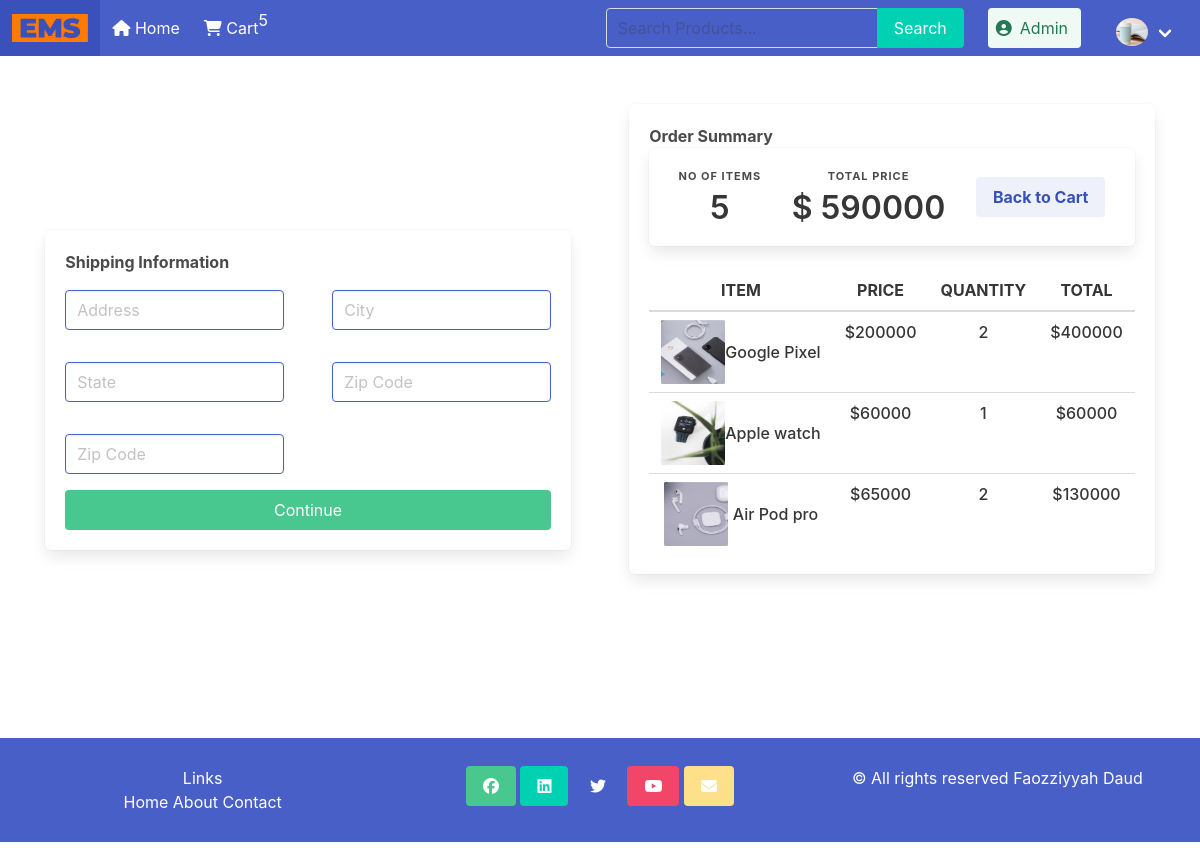
/checkout/ (signed in), run on an earlier commit of the app's database.
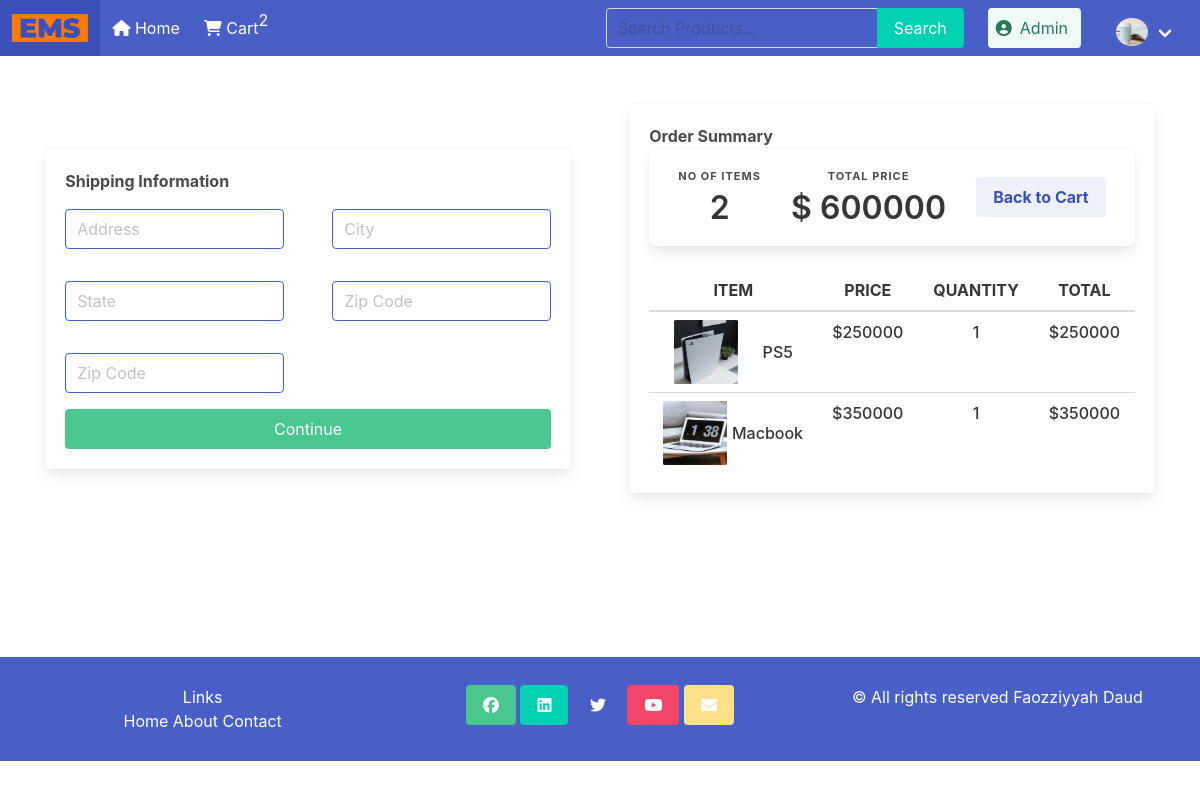
And on a later commit of the database.
### blog/models.py (models this page shows, shortened)
class Order(models.Model):
    customer = models.ForeignKey(Customer, on_delete=models.SET_NULL, null=True, blank=True)
    date_ordered = models.DateTimeField(auto_now_add=True)
    complete = models.BooleanField(default=False)
    transaction_id = models.CharField(max_length=255, null=True)
    @property
    def shipping(self):
        shipping = False
        orderitems = self.orderitem_set.all()
        for i in orderitems:
            if i.product.approved == True:
                shipping = True
            return shipping
    @property
    def get_cart_total(self):
        orderitems = self.orderitem_set.all()
        total = sum([item.get_total for item in orderitems])
        return total
    @property
    def get_cart_items(self):
        orderitems = self.orderitem_set.all()
        total = sum([item.quantity for item in orderitems])
        return total

class OrderItem(models.Model):
    product = models.ForeignKey(Product, on_delete=models.SET_NULL, null=True)
    order = models.ForeignKey(Order, on_delete=models.SET_NULL, null=True)
    quantity = models.IntegerField(default=0, null=True, blank=True)
    date_added = models.DateTimeField(auto_now_add=True)
    @property
    def get_total(self):
        total = self.product.price * self.quantity
        return total

class Product(models.Model):
    name = models.CharField(max_length=100)
    image = models.ImageField(upload_to='product_images', default='1280x960.png')
    category = models.ManyToManyField(Category)
    created_at = models.DateTimeField(default=datetime.now)
    price = models.IntegerField(default=0)
    no_of_likes = models.IntegerField(default=0)
    approved = models.BooleanField('Approved', default=False)

### blog/views.py (the view)
# urls.py: path('checkout/', views.checkout, name='checkout'),
def checkout(request):
    customer = request.user.customer
    order, created = Order.objects.get_or_create(customer=customer, complete=False)
    items = order.orderitem_set.all()
    cartItems = order.get_cart_items
    user_object = User.objects.get(username=request.user.username)
    user_profile = Customer.objects.get(user=user_object)
    context = {'items': items, 'order': order, 'cartItems': cartItems, 'user_profile': user_profile,}
    return render(request, 'checkout.html', context)

### blog/templates/checkout.html (shortened to what this page needs)
{% extends 'base.html' %}
{% load static %}
{% block content %}
<div id="checkout-main">
    <form id="form" class="checkout-child box">
        <h1 class="has-text-weight-bold shippinginfo">Shipping Information</h1>
        <div class="checkout-row shippinginfo">
            <input class="input is-link" type="text" name="address" placeholder="Address">
            <input class="input is-link" type="text" name="city" placeholder="City">
        </div>
        <div class="checkout-row shippinginfo">
            <input class="input is-link" type="text" name="state" placeholder="State">
            <input class="input is-link" type="number" name="zip" placeholder="Zip Code">
        </div>
        <div class="checkout-row shippinginfo">
            <input class="input is-link" type="number" name="zip" placeholder="Zip Code">
        </div>
        <button style="width: 100%;" class=" button is-success" id="form-button">Continue</button>
    </form>
    <div id="checkoutchild" class="checkout-child box">
        <h1 class="has-text-weight-bold">Order Summary</h1>
        <nav class="level is-mobile box">
            <div class="level-item has-text-centered">
                <div>
                  <p class="heading has-text-weight-bold">no of Items</p>
                  <p class="title">{{order.get_cart_items}}</p>
                </div>
            </div>
            <div class="level-item has-text-centered">
                <div>
                  <p class="heading has-text-weight-bold">Total price</p>
                  <p class="title">$ {{order.get_cart_total}}</p>
                </div>
            </div>
            <div class="level-item has-text-centered has-text-weight-bold" id="backtocart">
                <a class="button is-link is-light" href="{% url 'cart' %}">Back to Cart</a>
            </div>
        </nav>
        <table class="table is-fullwidth">
            <thead>
              <tr>
                <th><p class="has-text-centered is-uppercase has-text-weight-bold">Item</p></th>
                <th><p class="has-text-centered is-uppercase has-text-weight-bold">Price</p></th>
                <th><p class="has-text-centered is-uppercase has-text-weight-bold">Quantity</p></th>
                <th><p class="has-text-centered is-uppercase has-text-weight-bold">Total</p></th>
              </tr>
            </thead>
            <tbody>
                {% for item in items %}
                <tr>
                    <td id="tableimage" class="">
                        <img id="tabimage" src="{{ item.product.image.url }}" class="image is-64x64" />
                        <p class="has-text-centered has-text-weight-medium">{{ item.product.name }}</p>
                    </td>
                    <td>
                        <p class="has-text-centered has-text-weight-medium">${{ item.product.price }}</p>
                    </td>
                    <td>
                        <p class="has-text-centered has-text-weight-medium">{{ item.quantity }}</p>
                    </td>
                    <td>
                        <p class="has-text-centered has-text-weight-medium">${{item.get_total}}</p>
                    </td>
                </tr>
                {% endfor %}
            </tbody>
        </table>
    </div>
</div>
{% endblock %}

### blog/templates/base.html (shortened to what this page needs)
<!DOCTYPE html>
<html lang="en">
<head>
    <link rel="stylesheet" href="https://cdn.jsdelivr.net/npm/bulma@0.9.4/css/bulma.min.css">
    {% load static %}
    <link rel="stylesheet" href="{% static 'css/bulma.min.css' %}">
    <link rel="stylesheet" href="{% static 'css/custom.css' %}">
</head>
<body>
    <header>
        <nav class="navbar is-link" role="navigation" aria-label="main navigation">
            <div class="navbar-brand">
                <a class="navbar-item" href="{% url 'index' %}">
                    <img src="{% static 'images/EMS.svg' %}" width="" height="">
                </a>
            </div>
            <div id="navbarBasicExample" class="navbar-menu is-active">
                <div class="navbar-start">
                    <div class="navbar-item">
                        <a href="{% url 'index' %}" class="nava"><i class="fas fa-home"></i> Home </a>
                    </div>
                    <div class="navbar-item">
                        <a href="{% url 'cart' %}" class="nava"><i class="fa fa-shopping-cart" aria-hidden="true"></i> Cart </a>
                        <p id="cattotal" style="margin-top: -1em;">{{ cartItems }}</p>
                    </div>
                </div>
                <div class="navbar-end">
                    <form class="navbar-item" method="POST" action="{% url 'search-product' %}">
                        <div class="field has-addons">
                            <div class="control">
                              <input class="input" type="search" style="background-color: transparent;" placeholder="Search Products..." aria-label="Search" name="searched" />
                            </div>
                            <div class="control">
                              <button class="button is-primary" type="submit"> Search </button>
                            </div>
                        </div>
                    </form>
                    <div class="navbar-item">
                        <div class="buttons">
                            {% if user.is_superuser %}
                                <a class="navbar-item button is-success is-light" href="{% url 'index' %}">
                                    <span class="icon">
                                        <i class="fa fa-user-circle"></i>
                                    </span>
                                    <span>Admin</span>
                                </a>
                            {% endif %}
                            {% if user.is_authenticated %}
                                <div class="navbar-item has-dropdown is-hoverable">
                                    <a class="navbar-link">
                                        <img src="{{user_profile.profileimg.url}}" class="header-avatar" style="width: 32px; height: 32px; border-radius: 100%; margin-left: 15px;">
                                    </a>
                                </div>
                            {% endif %}
                        </div>
                    </div>
                </div>
            </div>
        </nav>
      </header>
{% block content %}
{% endblock content %}
<footer class="columns" id="footer">
    <div class="column">
        <h5>Links</h5>
            <a href="{% url 'index' %}">Home</a>
            <a href="{% url 'cart' %}">About</a>
            <a href="{% url 'checkout' %}">Contact</a>
    </div>
    <div class="column">
        <a class="button is-success" href="http://www.facebook.com/profile.php?id="><i class="fab fa-facebook"></i></a>
        <a class="button is-primary" href="http://www.linkedin.com/in/"><i class="fab fa-linkedin"></i></a>
        <a class="button is-link" href="http://twitter.com/"><i class="fab fa-twitter"></i></a>
        <a class="button is-danger" href="http://youtube.com/"><i class="fab fa-youtube"></i></a>
        <a class="button is-warning" href="mailto:"><i class="fas fa-envelope"></i></a>
    </div>
    <div class="column">
        <p>© All rights reserved {{ current_year }} Faozziyyah Daud</p>
    </div>
</footer>
</body>
</html>

What changed in the data, as far as the page shows it:
removed OrderItem: product.image (picture), product.name "Google Pixel", product.price "200000", quantity "2", get_total "400000"
removed OrderItem: product.image (picture), product.name "Apple watch", product.price "60000", quantity "1", get_total "60000"
removed OrderItem: product.image (picture), product.name "Air Pod pro", product.price "65000", quantity "2", get_total "130000"
computed for Order: get_cart_items "5" → "2"; get_cart_total "590000" → "600000"
added OrderItem: product.image (picture), product.name "PS5", product.price "250000", quantity "1", get_total "250000"
added OrderItem: product.image (picture), product.name "Macbook", product.price "350000", quantity "1", get_total "350000"
Also different on the page:
{{ cartItems }}: "5" → "2"
